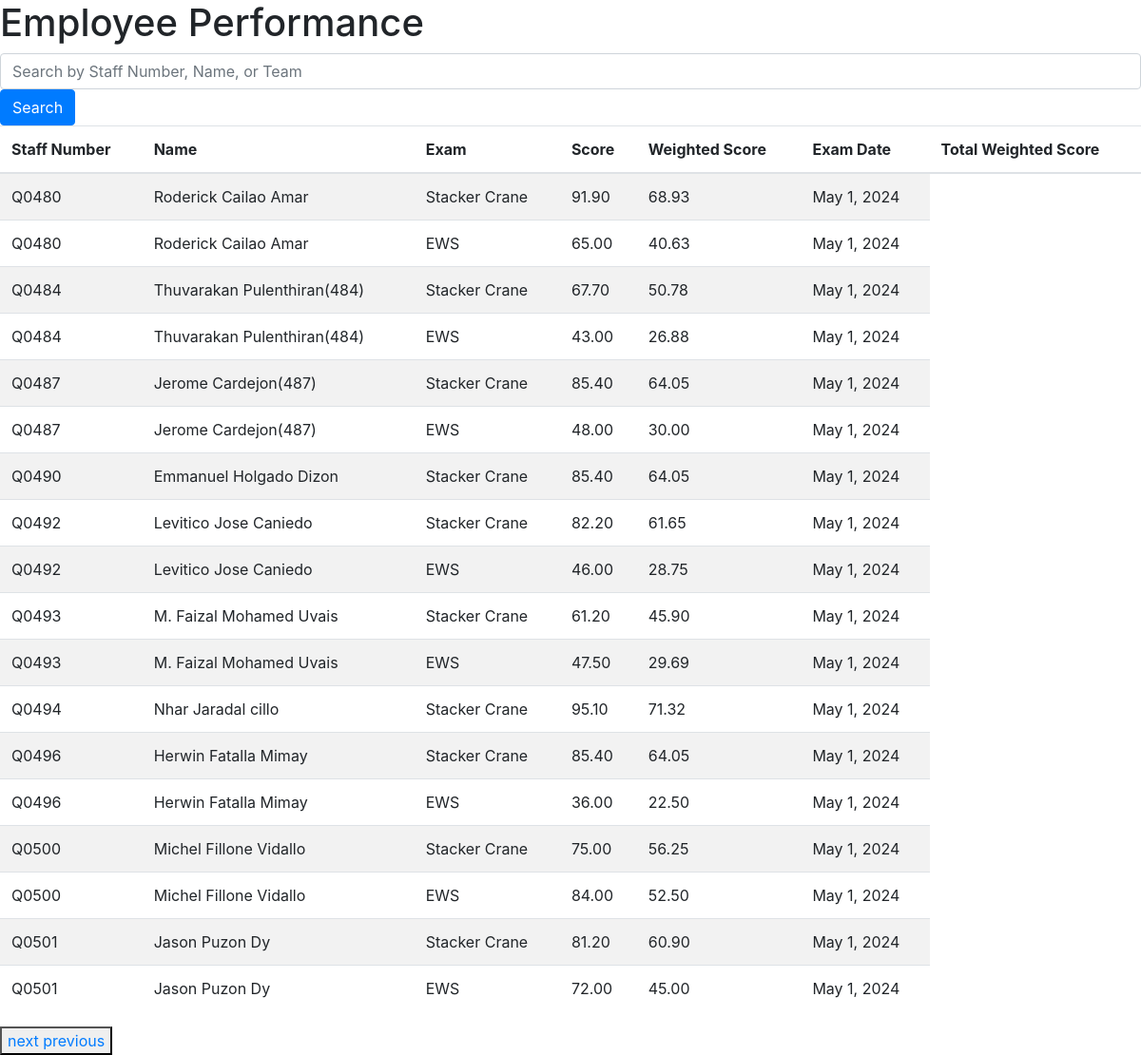
The app's page /?page=5 with its own data.
### weightscore/models.py (models this page shows, shortened)
class Employee(models.Model):
    staff_number =models.CharField(max_length=300)
    name = models.CharField(max_length=100)
    Team=models.CharField(max_length=100)
    Facility=models.CharField(max_length=100)

class ExamScore(models.Model):
    employee = models.ForeignKey(Employee, on_delete=models.CASCADE)
    exam = models.ForeignKey(Exam, on_delete=models.CASCADE)
    score = models.FloatField()
    weighted_score = models.FloatField(null=True, blank=True)
    exam_date=models.DateField(default=date.today)

class Exam(models.Model):
    exam_name= models.CharField(max_length=100)
    difficulty_rating = models.IntegerField()
    max_difficulty = models.IntegerField()
    weight = models.FloatField()

### weightscore/views.py (the view)
# urls.py: path('', views.employee_performance, name='index'),
def employee_performance(request):
    employees = Employee.objects.all()
    performance_data = []
    for employee in employees:
           exam_scores = ExamScore.objects.filter(employee=employee, score__gt=1)
           total_weighted_score = exam_scores.aggregate(total_weighted_score=Sum('weighted_score'))['total_weighted_score'] or 0
           performance_data.append({
            'employee': employee,
            'exam_scores': exam_scores,
            'total_weighted_score': total_weighted_score,
        })
    paginator = Paginator(performance_data, 10)
    page = request.GET.get('page')
    performance_data = paginator.get_page(page)
    page_obj = paginator.get_page(page)
    return render(request, 'weightscore/index.html', {
         "page_obj": page_obj
    })

### templates/weightscore/index.html (shortened to what this page needs)
{% extends 'weightscore/Layout.html' %}
{% block body %}
<h1>Employee Performance</h1>
<form method="get" action="{% url 'search' %}" class="search">
    <input type="text" name="q" class="form-control me-2" placeholder="Search by Staff Number, Name, or Team" value="{{ query }}">
    <button type="submit" class="btn btn-primary">Search</button>
</form>
<table class="table table-striped">
    <thead>
        <tr>
            <th>Staff Number</th>
            <th>Name</th>
            <th>Exam</th>
            <th>Score</th>
            <th>Weighted Score</th>
            <th>Exam Date</th>
            <th>Total Weighted Score</th>
        </tr>
    </thead>
    <tbody>
        {% for performance in page_obj %}
        {% for exam_score in performance.exam_scores %}
                <tr>
                    <td>{{ performance.employee.staff_number }}</td>
                    <td>{{ performance.employee.name }}</td>
                    <td>{{ exam_score.exam.exam_name }}</td>
                    <td>{{ exam_score.score|floatformat:2 }}</td>
                    <td>{{ exam_score.weighted_score|floatformat:2 }}</td>
                    <td>{{ exam_score.exam_date }}</td>
                </tr>
            {% endfor %}
        {% empty %}
            <tr>
                <td colspan="7">No performance data found.</td>
            </tr>
        {% endfor %}
    </tbody>
</table>
{% if page_obj.has_next %}
    <div><button>
    <a href="?page={{ page_obj.next_page_number }}">next</a>
    {% endif %}
    {% if page_obj.has_previous %}
    <a href="?page={{ page_obj.previous_page_number }}">previous</a>
    {% endif %}
</div>
{% endblock %}

### records on screen
Employee: employee.staff_number "Q0480", employee.name "Roderick Cailao Amar"
ExamScore: exam.exam_name "Stacker Crane", score "91.90", weighted_score "68.93", exam_date "May 1, 2024"
ExamScore: exam.exam_name "EWS", score "65.00", weighted_score "40.63", exam_date "May 1, 2024"
Employee: employee.staff_number "Q0484", employee.name "Thuvarakan Pulenthiran(484)"
ExamScore: exam.exam_name "Stacker Crane", score "67.70", weighted_score "50.78", exam_date "May 1, 2024"
ExamScore: exam.exam_name "EWS", score "43.00", weighted_score "26.88", exam_date "May 1, 2024"
Employee: employee.staff_number "Q0487", employee.name "Jerome Cardejon(487)"
ExamScore: exam.exam_name "Stacker Crane", score "85.40", weighted_score "64.05", exam_date "May 1, 2024"
ExamScore: exam.exam_name "EWS", score "48.00", weighted_score "30.00", exam_date "May 1, 2024"
Employee: employee.staff_number "Q0490", employee.name "Emmanuel Holgado Dizon"
ExamScore: exam.exam_name "Stacker Crane", score "85.40", weighted_score "64.05", exam_date "May 1, 2024"
Employee: employee.staff_number "Q0492", employee.name "Levitico Jose Caniedo"
ExamScore: exam.exam_name "Stacker Crane", score "82.20", weighted_score "61.65", exam_date "May 1, 2024"
ExamScore: exam.exam_name "EWS", score "46.00", weighted_score "28.75", exam_date "May 1, 2024"
Employee: employee.staff_number "Q0493", employee.name "M. Faizal Mohamed Uvais"
ExamScore: exam.exam_name "Stacker Crane", score "61.20", weighted_score "45.90", exam_date "May 1, 2024"
ExamScore: exam.exam_name "EWS", score "47.50", weighted_score "29.69", exam_date "May 1, 2024"
Employee: employee.staff_number "Q0494", employee.name "Nhar Jaradal cillo"
ExamScore: exam.exam_name "Stacker Crane", score "95.10", weighted_score "71.32", exam_date "May 1, 2024"
Employee: employee.staff_number "Q0496", employee.name "Herwin Fatalla Mimay"
ExamScore: exam.exam_name "Stacker Crane", score "85.40", weighted_score "64.05", exam_date "May 1, 2024"
ExamScore: exam.exam_name "EWS", score "36.00", weighted_score "22.50", exam_date "May 1, 2024"
Employee: employee.staff_number "Q0500", employee.name "Michel Fillone Vidallo"
ExamScore: exam.exam_name "Stacker Crane", score "75.00", weighted_score "56.25", exam_date "May 1, 2024"
ExamScore: exam.exam_name "EWS", score "84.00", weighted_score "52.50", exam_date "May 1, 2024"
Employee: employee.staff_number "Q0501", employee.name "Jason Puzon Dy"
ExamScore: exam.exam_name "Stacker Crane", score "81.20", weighted_score "60.90", exam_date "May 1, 2024"
ExamScore: exam.exam_name "EWS", score "72.00", weighted_score "45.00", exam_date "May 1, 2024"
